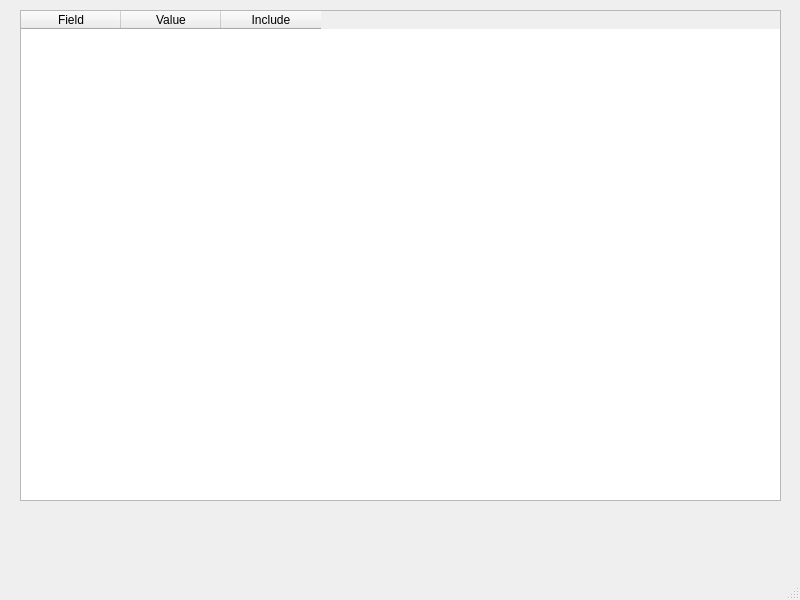
<?xml version="1.0" encoding="UTF-8"?>
<ui version="4.0">
 <class>auxWindow</class>
 <widget class="QMainWindow" name="auxWindow">
  <property name="geometry">
   <rect>
    <x>0</x>
    <y>0</y>
    <width>800</width>
    <height>600</height>
   </rect>
  </property>
  <property name="windowTitle">
   <string>TEDS Sub-Block</string>
  </property>
  <widget class="QWidget" name="centralwidget">
   <widget class="QTableWidget" name="tableWidget">
    <property name="geometry">
     <rect>
      <x>20</x>
      <y>10</y>
      <width>761</width>
      <height>491</height>
     </rect>
    </property>
    <column>
     <property name="text">
      <string>Field</string>
     </property>
    </column>
    <column>
     <property name="text">
      <string>Value</string>
     </property>
    </column>
    <column>
     <property name="text">
      <string>Include</string>
     </property>
    </column>
   </widget>
  </widget>
  <widget class="QMenuBar" name="menubar">
   <property name="geometry">
    <rect>
     <x>0</x>
     <y>0</y>
     <width>800</width>
     <height>26</height>
    </rect>
   </property>
  </widget>
  <widget class="QStatusBar" name="statusbar"/>
 </widget>
 <resources/>
 <connections/>
</ui>
